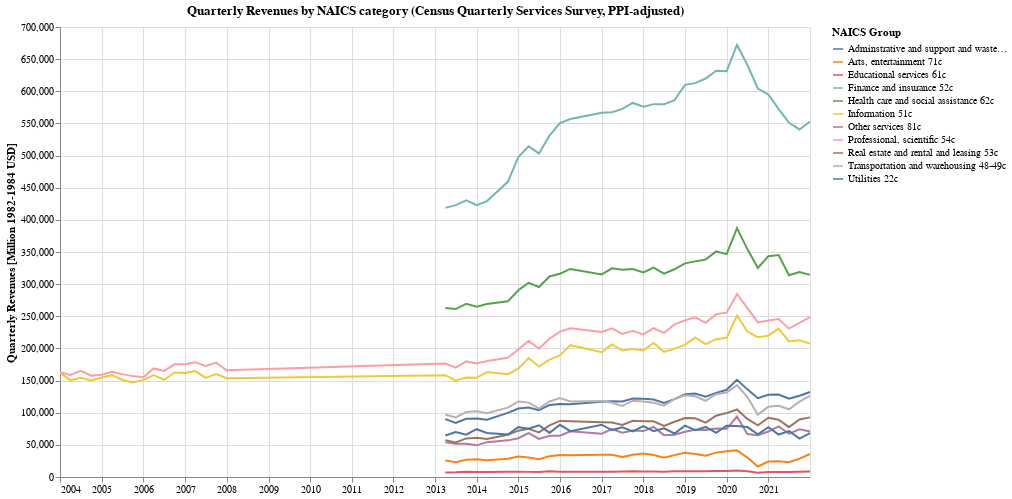

Source (notebook cell):
### Markdown cell above
### What is the inflation-adjusted revenue trend compared accross industries?

### Code cell
alt.Chart(adj_categories_agg).mark_line().encode(
    alt.X('dt', axis=alt.Axis(title=None)),
    alt.Y('value_adj:Q', axis=alt.Axis(title='Quarterly Revenues [Million 1982-1984 USD]')),
    alt.Color('variable:N', title="NAICS Group"),
    tooltip=[alt.Tooltip('dt:T', format="%b %Y"), alt.Tooltip('variable:N'), alt.Tooltip('value:Q', format="$,d")]
).properties(
    title="Quarterly Revenues by NAICS category (Census Quarterly Services Survey, PPI-adjusted)",
    width=750,
    height=450
)

### Figure 1 — Vega-Lite specification as saved in the notebook (floating-point values rounded to 4 significant figures; data arrays with more than 128 entries replaced by an {"elided": "..."} marker saying what was removed)
{"config": {"view": {"continuousWidth": 400, "continuousHeight": 300}}, "data": {"name": "data-d2042d3255d3aa591f53b246249419ce"}, "mark": "line", "encoding": {"color": {"field": "variable", "title": "NAICS Group", "type": "nominal"}, "tooltip": [{"field": "dt", "format": "%b %Y", "type": "temporal"}, {"field": "variable", "type": "nominal"}, {"field": "value", "format": "$,d", "type": "quantitative"}], "x": {"axis": {"title": null}, "field": "dt", "type": "temporal"}, "y": {"axis": {"title": "Quarterly Revenues [Million 1982-1984 USD]"}, "field": "value_adj", "type": "quantitative"}}, "height": 450, "title": "Quarterly Revenues by NAICS category (Census Quarterly Services Survey, PPI-adjusted)", "width": 750, "$schema": "https://vega.github.io/schema/vega-lite/v4.17.0.json", "datasets": {"data-d2042d3255d3aa591f53b246249419ce": {"elided": "550 records"}}}
